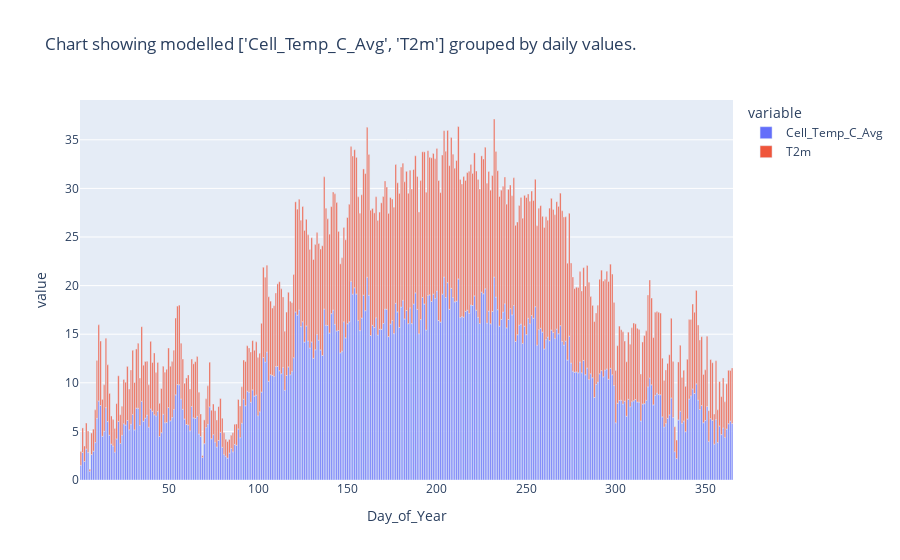

Notebook code cell kept with this figure:
### Markdown cell above
# ***Visualisation***

### Code cell
import plotly.express as px
import seaborn as sns

pv_model.plot_sum(["Cell_Temp_C_Avg", "T2m"], group="daily", plot_type="bar")

### Figure 1 — Plotly figure (JSON) as saved in the notebook; plotly's stock layout.template omitted (floating-point values rounded to 4 significant figures; data arrays with more than 128 entries replaced by an {"elided": "..."} marker saying what was removed)
{"data": [{"alignmentgroup": "True", "hovertemplate": "variable=Cell_Temp_C_Avg<br>Day_of_Year=%{x}<br>value=%{y}<extra></extra>", "legendgroup": "Cell_Temp_C_Avg", "marker": {"color": "#636efa", "pattern": {"shape": ""}}, "name": "Cell_Temp_C_Avg", "offsetgroup": "Cell_Temp_C_Avg", "orientation": "v", "showlegend": true, "textposition": "auto", "type": "bar", "x": {"elided": "365 int values"}, "xaxis": "x", "y": {"elided": "365 float values"}, "yaxis": "y"}, {"alignmentgroup": "True", "hovertemplate": "variable=T2m<br>Day_of_Year=%{x}<br>value=%{y}<extra></extra>", "legendgroup": "T2m", "marker": {"color": "#EF553B", "pattern": {"shape": ""}}, "name": "T2m", "offsetgroup": "T2m", "orientation": "v", "showlegend": true, "textposition": "auto", "type": "bar", "x": {"elided": "365 int values"}, "xaxis": "x", "y": {"elided": "365 float values"}, "yaxis": "y"}], "layout": {"barmode": "relative", "legend": {"title": {"text": "variable"}, "tracegroupgap": 0}, "title": {"text": "Chart showing modelled ['Cell_Temp_C_Avg', 'T2m'] grouped by daily values."}, "xaxis": {"anchor": "y", "domain": [0, 1], "title": {"text": "Day_of_Year"}}, "yaxis": {"anchor": "x", "domain": [0, 1], "title": {"text": "value"}}}}
